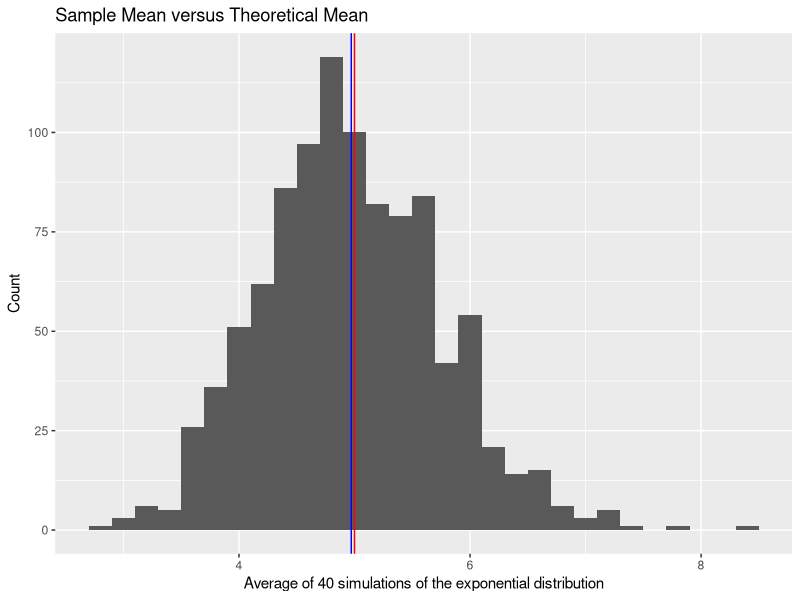

Write R code to recreate this figure.
## ---- chunk 1
set.seed(12345)

library("ggplot2")
## ---- chunk 2
exp_simulations <- replicate(1000, mean(rexp(40, rate = 0.2)))
## ---- chunk 3
mean(exp_simulations)
## ---- chunk 4
df <- data.frame(exp_simulations = exp_simulations)
ggplot(df, aes(x = exp_simulations)) +
    geom_histogram(binwidth = 0.2) +
    geom_vline(xintercept = mean(exp_simulations), colour = "blue") +
    geom_vline(xintercept = 1 / 0.2, colour = "red") +
    ggtitle("Sample Mean versus Theoretical Mean") +
    xlab("Average of 40 simulations of the exponential distribution") +
    ylab("Count")
